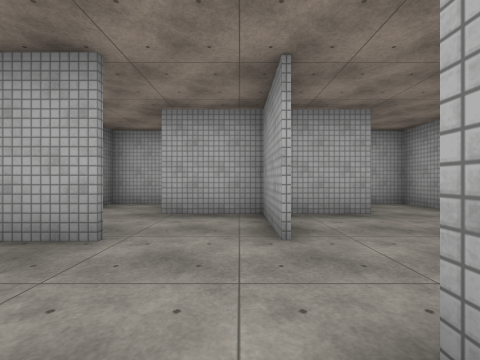
view 1 (above)

24 first-person views from a walk through a 3-D level made in the Unity game engine. The camera is 1.3 m above the floor, looks level and sees 90° across. The floor is counted in squares, 2 m on a side. Each view is taken from the middle of a square. On the plan, view 1 faces up. The plan holds only what a view shows up to about 9 squares ahead; the rest is blank. The player character is not drawn. Surface patterns are stand-ins for the level's own textures.

view 2
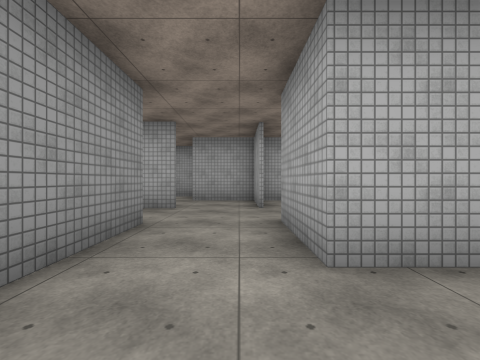

view 3
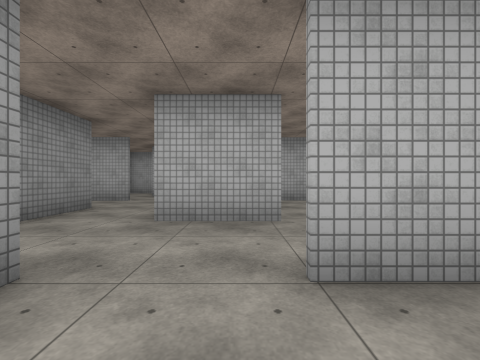

view 4
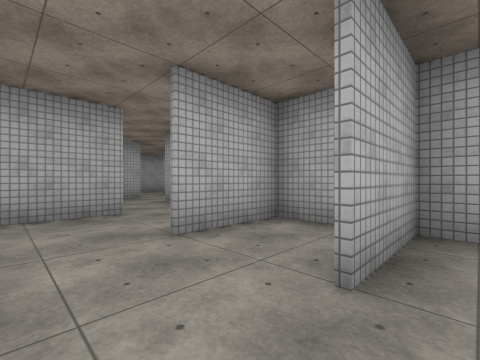

view 5
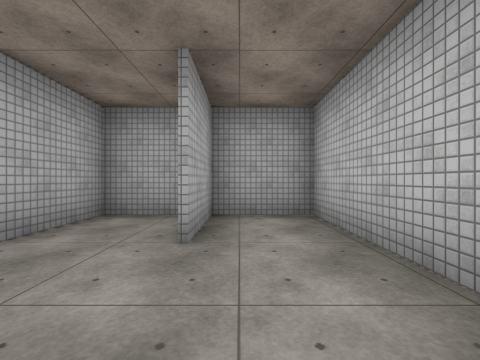

view 6
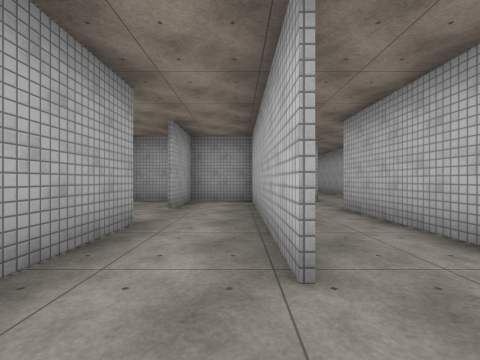

view 7
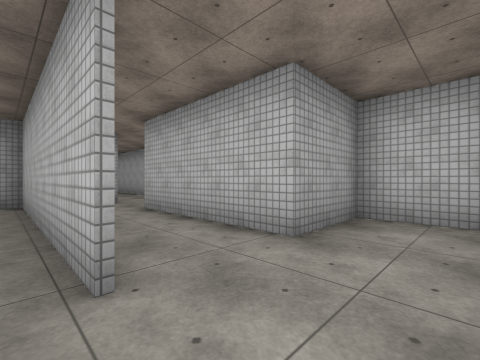

view 8
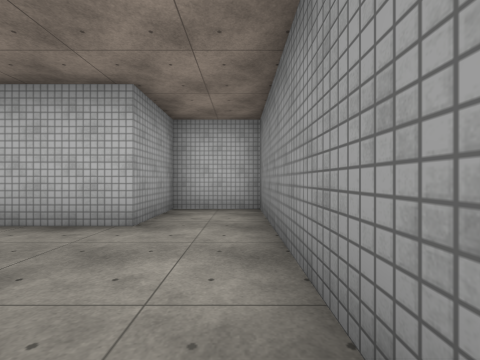

view 9
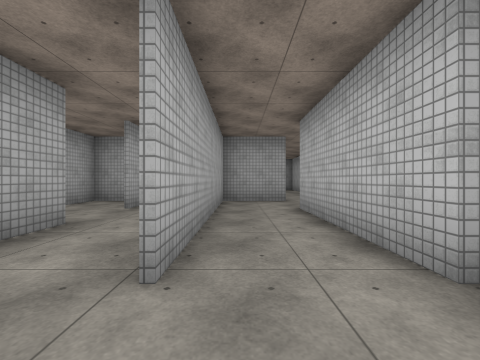

view 10
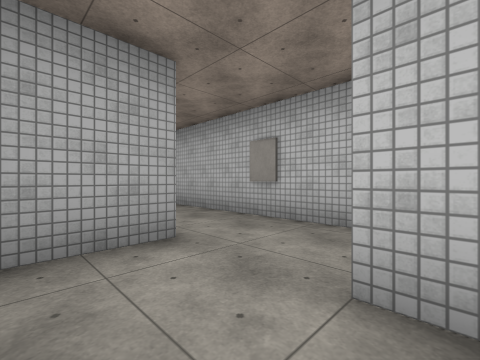

view 11
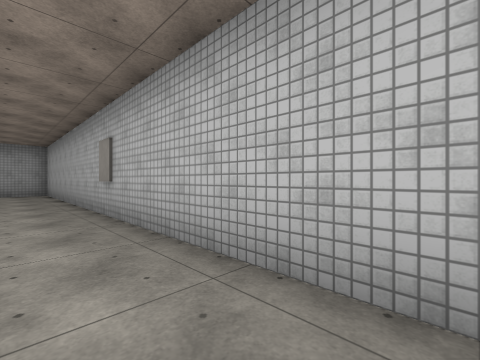

view 12
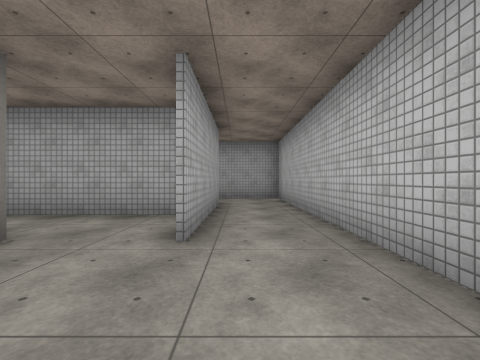

view 13
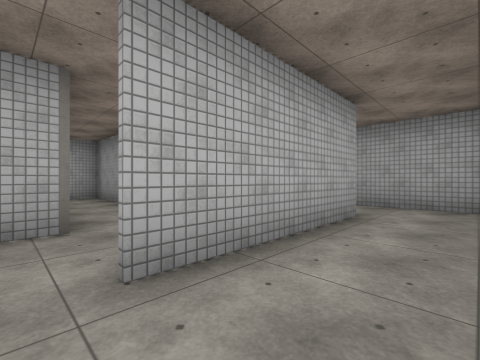

view 14
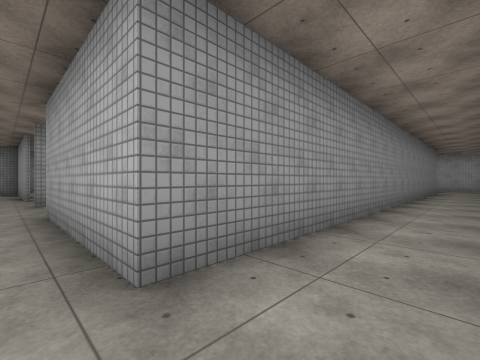

view 15
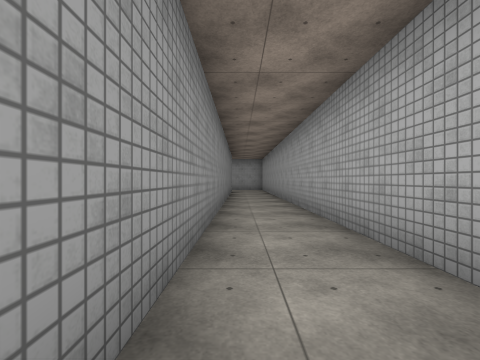

view 16
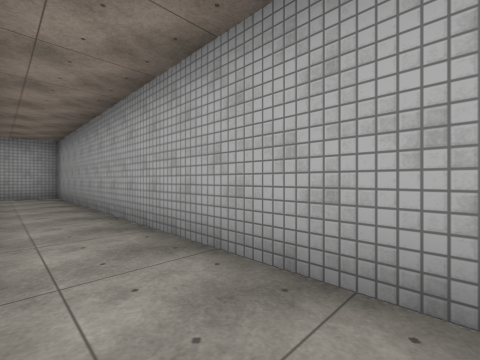

view 17
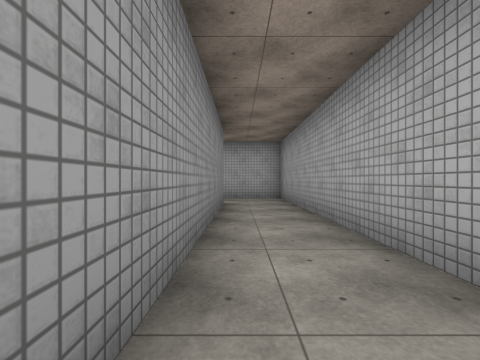

view 18
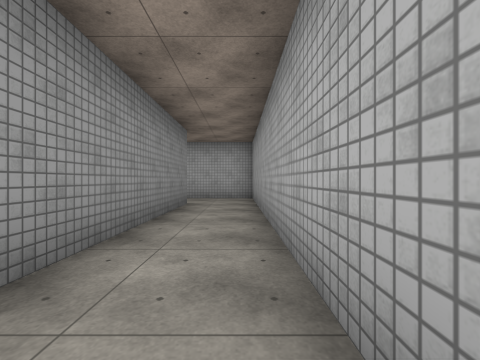

view 19
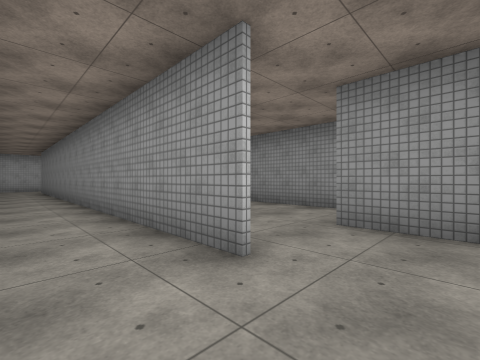

view 20
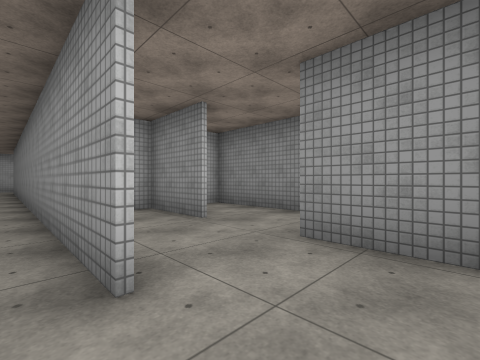

view 21
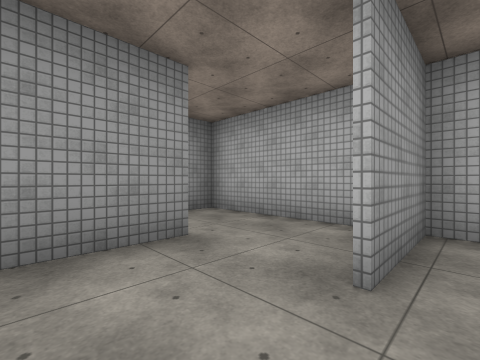

view 22
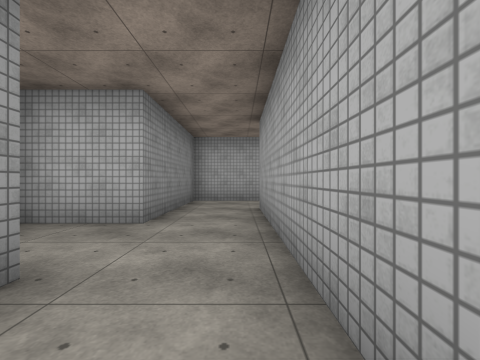

view 23
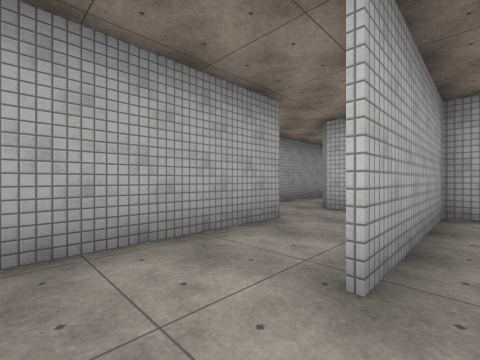

view 24
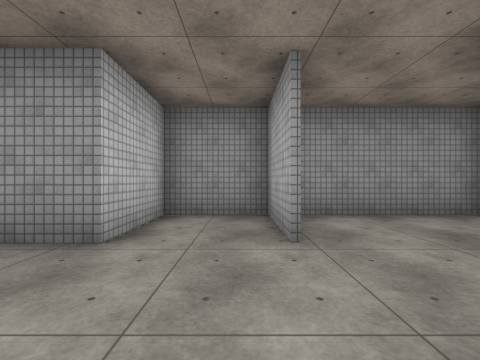

### Floor plan
Key: @ floor where view 1 was taken; # wall or solid block; . floor.
Columns run from 4 left of view 1 to 13 right of it. Each row starts with its distance up from view 1.
  7 ###     ##########
  6 #..    ..#...#...#
  5 #..####..#...#...#
  4 #....#...#.#...#.#
  3 ###..#.###.#...#.#
  2 #...... ...#.#.#.#
  1 #....#  ...# #.#.#
  0 ###.@# ..#.#  ##.#
 -1   #..##..#.####..#
 -2    ......#...##..#
 -3     ...###...##..#
 -4     #....##..##..#
 -5    ##..### ..##..#
 -6  ........# ..##..#
 -7 #..########..##..#
 -8 #........#...##..#
 -9 #..####..#.####..#
-10 #..#.............#
-11 #..#.............#
-12 ##################

Positions as (right, up) in squares from view 1, and headings:
1: (0, 0), facing up
2: (0, -3), facing up
3: (2, -5), facing up
4: (1, -6), facing up-right
5: (0, -6), facing right
6: (-3, -7), facing right
7: (-3, -7), facing down-right
8: (-3, -6), facing down
9: (-3, -8), facing right
10: (2, -8), facing down-right
11: (0, -10), facing down-right
12: (4, -10), facing right
13: (6, -11), facing up-right
14: (12, -10), facing up-left
15: (11, -9), facing up
16: (11, -4), facing up-right
17: (11, -2), facing up
18: (12, -2), facing up
19: (12, 6), facing down-left
20: (11, 6), facing down-left
21: (9, 3), facing up-left
22: (6, -1), facing up
23: (4, 2), facing down-right
24: (1, 2), facing left
